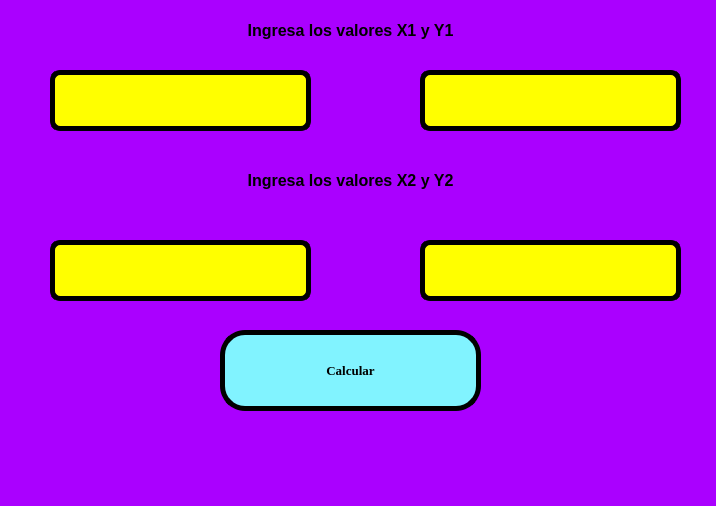
<?xml version="1.0" encoding="UTF-8"?>
<ui version="4.0">
 <class>MainWindow</class>
 <widget class="QMainWindow" name="MainWindow">
  <property name="geometry">
   <rect>
    <x>0</x>
    <y>0</y>
    <width>716</width>
    <height>506</height>
   </rect>
  </property>
  <property name="windowTitle">
   <string>MainWindow</string>
  </property>
  <property name="styleSheet">
   <string notr="true">background-color: rgb(170, 0, 255);</string>
  </property>
  <widget class="QWidget" name="centralwidget">
   <widget class="QPushButton" name="btn_Calcular">
    <property name="geometry">
     <rect>
      <x>220</x>
      <y>330</y>
      <width>261</width>
      <height>81</height>
     </rect>
    </property>
    <property name="font">
     <font>
      <family>Times New Roman</family>
      <pointsize>10</pointsize>
      <weight>75</weight>
      <bold>true</bold>
     </font>
    </property>
    <property name="styleSheet">
     <string notr="true">background-color: rgb(129, 243, 255);
border-radius: 25px;
border:  5px solid black;</string>
    </property>
    <property name="text">
     <string>Calcular</string>
    </property>
   </widget>
   <widget class="QLineEdit" name="txt_X1">
    <property name="geometry">
     <rect>
      <x>50</x>
      <y>70</y>
      <width>261</width>
      <height>61</height>
     </rect>
    </property>
    <property name="font">
     <font>
      <pointsize>10</pointsize>
     </font>
    </property>
    <property name="styleSheet">
     <string notr="true">background-color: rgb(255, 255, 0);
border-radius:10px;
border:  5px solid black;</string>
    </property>
   </widget>
   <widget class="QLineEdit" name="txt_Y1">
    <property name="geometry">
     <rect>
      <x>420</x>
      <y>70</y>
      <width>261</width>
      <height>61</height>
     </rect>
    </property>
    <property name="font">
     <font>
      <pointsize>10</pointsize>
     </font>
    </property>
    <property name="styleSheet">
     <string notr="true">background-color: rgb(255, 255, 0);
border-radius:10px;
border:  5px solid black;</string>
    </property>
   </widget>
   <widget class="QLineEdit" name="txt_X2">
    <property name="geometry">
     <rect>
      <x>50</x>
      <y>240</y>
      <width>261</width>
      <height>61</height>
     </rect>
    </property>
    <property name="font">
     <font>
      <pointsize>10</pointsize>
     </font>
    </property>
    <property name="styleSheet">
     <string notr="true">background-color: rgb(255, 255, 0);
border-radius:10px;
border:  5px solid black;</string>
    </property>
   </widget>
   <widget class="QLineEdit" name="txt_Y2">
    <property name="geometry">
     <rect>
      <x>420</x>
      <y>240</y>
      <width>261</width>
      <height>61</height>
     </rect>
    </property>
    <property name="font">
     <font>
      <pointsize>10</pointsize>
     </font>
    </property>
    <property name="styleSheet">
     <string notr="true">background-color: rgb(255, 255, 0);
border-radius:10px;
border:  5px solid black;</string>
    </property>
   </widget>
   <widget class="QLabel" name="label">
    <property name="geometry">
     <rect>
      <x>140</x>
      <y>10</y>
      <width>421</width>
      <height>41</height>
     </rect>
    </property>
    <property name="font">
     <font>
      <pointsize>12</pointsize>
      <weight>75</weight>
      <bold>true</bold>
     </font>
    </property>
    <property name="text">
     <string>Ingresa los valores X1 y Y1</string>
    </property>
    <property name="alignment">
     <set>Qt::AlignCenter</set>
    </property>
   </widget>
   <widget class="QLabel" name="label_2">
    <property name="geometry">
     <rect>
      <x>160</x>
      <y>160</y>
      <width>381</width>
      <height>41</height>
     </rect>
    </property>
    <property name="font">
     <font>
      <pointsize>12</pointsize>
      <weight>75</weight>
      <bold>true</bold>
     </font>
    </property>
    <property name="text">
     <string>Ingresa los valores X2 y Y2</string>
    </property>
    <property name="alignment">
     <set>Qt::AlignCenter</set>
    </property>
   </widget>
  </widget>
  <widget class="QMenuBar" name="menubar">
   <property name="geometry">
    <rect>
     <x>0</x>
     <y>0</y>
     <width>716</width>
     <height>26</height>
    </rect>
   </property>
  </widget>
  <widget class="QStatusBar" name="statusbar"/>
 </widget>
 <resources/>
 <connections/>
</ui>
